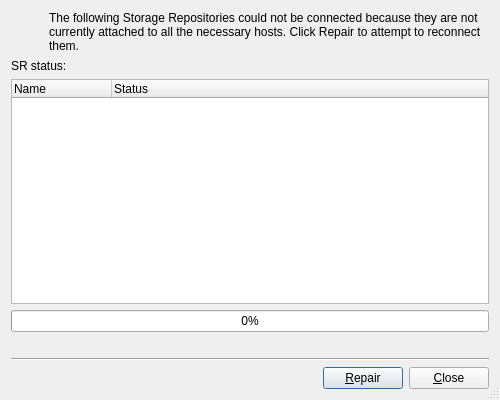
<?xml version="1.0" encoding="UTF-8"?>
<ui version="4.0">
 <class>RepairSRDialog</class>
 <widget class="QDialog" name="RepairSRDialog">
  <property name="geometry">
   <rect>
    <x>0</x>
    <y>0</y>
    <width>500</width>
    <height>400</height>
   </rect>
  </property>
  <property name="windowTitle">
   <string>Repair Storage Repository</string>
  </property>
  <property name="sizeGripEnabled">
   <bool>true</bool>
  </property>
  <layout class="QVBoxLayout" name="verticalLayout">
   <item>
    <layout class="QHBoxLayout" name="headerLayout">
     <item>
      <widget class="QLabel" name="iconLabel">
       <property name="minimumSize">
        <size>
         <width>32</width>
         <height>32</height>
        </size>
       </property>
       <property name="maximumSize">
        <size>
         <width>32</width>
         <height>32</height>
        </size>
       </property>
       <property name="text">
        <string/>
       </property>
       <property name="pixmap">
        <pixmap resource="../resources.qrc">:/images/storage-32.png</pixmap>
       </property>
       <property name="scaledContents">
        <bool>true</bool>
       </property>
      </widget>
     </item>
     <item>
      <widget class="QLabel" name="titleLabel">
       <property name="text">
        <string>The following Storage Repositories could not be connected because they are not currently attached to all the necessary hosts. Click Repair to attempt to reconnect them.</string>
       </property>
       <property name="wordWrap">
        <bool>true</bool>
       </property>
      </widget>
     </item>
    </layout>
   </item>
   <item>
    <widget class="QLabel" name="instructionsLabel">
     <property name="text">
      <string>SR status:</string>
     </property>
    </widget>
   </item>
   <item>
    <widget class="QTreeWidget" name="treeWidget">
     <property name="alternatingRowColors">
      <bool>true</bool>
     </property>
     <property name="selectionMode">
      <enum>QAbstractItemView::NoSelection</enum>
     </property>
     <property name="rootIsDecorated">
      <bool>true</bool>
     </property>
     <property name="columnCount">
      <number>2</number>
     </property>
     <column>
      <property name="text">
       <string>Name</string>
      </property>
     </column>
     <column>
      <property name="text">
       <string>Status</string>
      </property>
     </column>
    </widget>
   </item>
   <item>
    <widget class="QProgressBar" name="progressBar">
     <property name="visible">
      <bool>false</bool>
     </property>
     <property name="value">
      <number>0</number>
     </property>
     <property name="textVisible">
      <bool>true</bool>
     </property>
    </widget>
   </item>
   <item>
    <widget class="QLabel" name="statusLabel">
     <property name="visible">
      <bool>false</bool>
     </property>
     <property name="text">
      <string/>
     </property>
    </widget>
   </item>
   <item>
    <widget class="Line" name="separator">
     <property name="visible">
      <bool>false</bool>
     </property>
     <property name="orientation">
      <enum>Qt::Horizontal</enum>
     </property>
    </widget>
   </item>
   <item>
    <layout class="QHBoxLayout" name="buttonLayout">
     <item>
      <spacer name="horizontalSpacer">
       <property name="orientation">
        <enum>Qt::Horizontal</enum>
       </property>
       <property name="sizeHint" stdset="0">
        <size>
         <width>40</width>
         <height>20</height>
        </size>
       </property>
      </spacer>
     </item>
     <item>
      <widget class="QPushButton" name="repairButton">
       <property name="text">
        <string>&amp;Repair</string>
       </property>
       <property name="default">
        <bool>true</bool>
       </property>
      </widget>
     </item>
     <item>
      <widget class="QPushButton" name="closeButton">
       <property name="text">
        <string>&amp;Close</string>
       </property>
      </widget>
     </item>
    </layout>
   </item>
  </layout>
 </widget>
 <resources>
  <include location="../resources.qrc"/>
 </resources>
 <connections/>
</ui>
